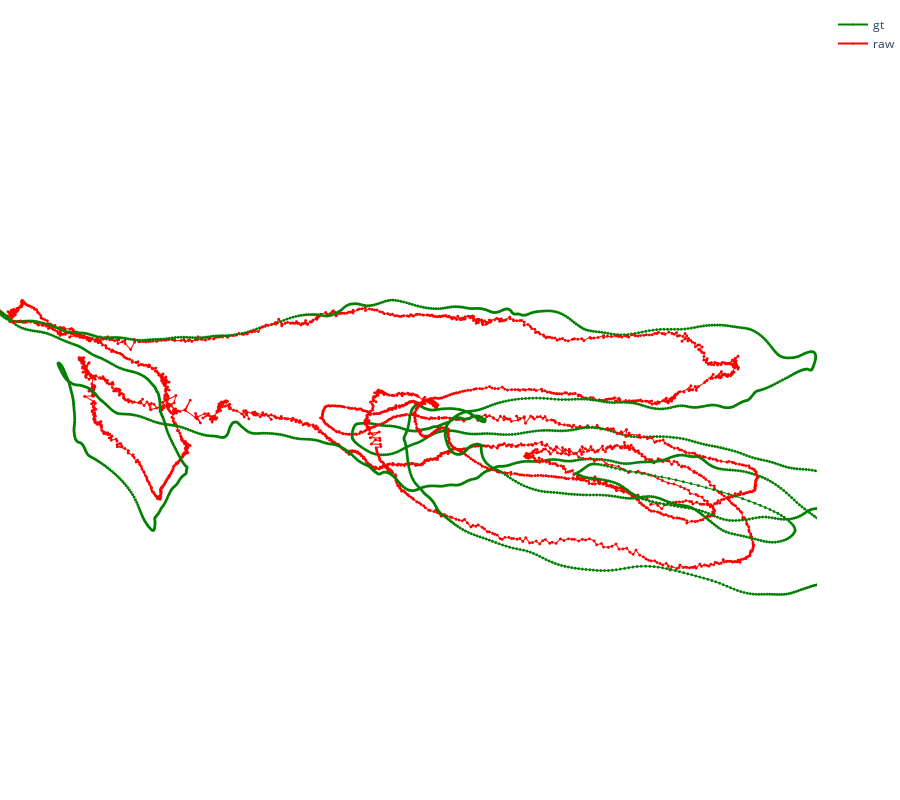

Notebook source saved alongside this figure:
### Code cell
fig = go.Figure()
fig.update_scenes(
    aspectmode="data", xaxis_visible=False, yaxis_visible=False, zaxis_visible=False
)
fig.update_layout(margin=dict(t=10, b=0, r=0, l=0), height=800)
fig.add_scatter3d(
    x=gt_trajectory[:, 0],
    y=gt_trajectory[:, 1],
    z=gt_trajectory[:, 2],
    marker_size=1,
    name="gt",
    line_color="green",
)

df = pd.read_csv(out_path / "raw_trajectory.csv", index_col=0)
fig.add_scatter3d(
    x=df.iloc[:, 0],
    y=df.iloc[:, 1],
    z=df.iloc[:, 2],
    marker_size=1,
    name="raw",
    line_color="red",
)

fig

### Figure 1 — Plotly figure (JSON) as saved in the notebook; plotly's stock layout.template omitted (floating-point values rounded to 4 significant figures; data arrays with more than 128 entries replaced by an {"elided": "..."} marker saying what was removed)
{"data": [{"line": {"color": "green"}, "marker": {"size": 1}, "name": "gt", "type": "scatter3d", "x": {"elided": "2703 float values"}, "y": {"elided": "2703 float values"}, "z": {"elided": "2703 float values"}}, {"line": {"color": "red"}, "marker": {"size": 1}, "name": "raw", "type": "scatter3d", "x": {"elided": "2703 float values"}, "y": {"elided": "2703 float values"}, "z": {"elided": "2703 float values"}}], "layout": {"height": 800, "margin": {"b": 0, "l": 0, "r": 0, "t": 10}, "scene": {"aspectmode": "data", "xaxis": {"visible": false}, "yaxis": {"visible": false}, "zaxis": {"visible": false}}}}
